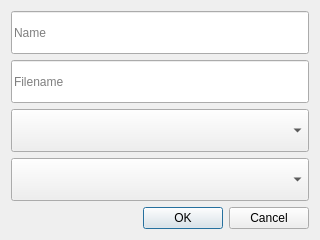
<?xml version="1.0" encoding="UTF-8"?>
<ui version="4.0">
 <class>AddDictionaryDialog</class>
 <widget class="QDialog" name="AddDictionaryDialog">
  <property name="geometry">
   <rect>
    <x>0</x>
    <y>0</y>
    <width>320</width>
    <height>240</height>
   </rect>
  </property>
  <property name="windowTitle">
      <string>New Dictionary</string>
  </property>
     <layout class="QVBoxLayout" name="verticalLayout">
         <item>
             <widget class="QLineEdit" name="nameLineEdit">
                 <property name="sizePolicy">
                     <sizepolicy hsizetype="Expanding" vsizetype="Expanding">
                         <horstretch>0</horstretch>
                         <verstretch>0</verstretch>
                     </sizepolicy>
                 </property>
                 <property name="placeholderText">
                     <string>Name</string>
                 </property>
             </widget>
         </item>
         <item>
             <widget class="QLineEdit" name="filenameLineEdit">
                 <property name="sizePolicy">
                     <sizepolicy hsizetype="Expanding" vsizetype="Expanding">
                         <horstretch>0</horstretch>
                         <verstretch>0</verstretch>
                     </sizepolicy>
                 </property>
                 <property name="placeholderText">
                     <string>Filename</string>
                 </property>
             </widget>
         </item>
         <item>
             <widget class="QComboBox" name="formatComboBox">
                 <property name="sizePolicy">
                     <sizepolicy hsizetype="Preferred" vsizetype="Expanding">
                         <horstretch>0</horstretch>
                         <verstretch>0</verstretch>
                     </sizepolicy>
                 </property>
                 <property name="currentIndex">
                     <number>-1</number>
                 </property>
                 <property name="maxVisibleItems">
                     <number>10</number>
                 </property>
                 <property name="insertPolicy">
                     <enum>QComboBox::InsertAfterCurrent</enum>
                 </property>
                 <property name="placeholderText">
                     <string>Format</string>
                 </property>
             </widget>
         </item>
         <item>
             <widget class="QComboBox" name="groupComboBox">
                 <property name="sizePolicy">
                     <sizepolicy hsizetype="Preferred" vsizetype="Expanding">
                         <horstretch>0</horstretch>
                         <verstretch>0</verstretch>
                     </sizepolicy>
                 </property>
                 <property name="placeholderText">
                     <string>Group</string>
                 </property>
             </widget>
         </item>
         <item>
             <widget class="QDialogButtonBox" name="buttonBox">
                 <property name="orientation">
                     <enum>Qt::Horizontal</enum>
                 </property>
                 <property name="standardButtons">
                     <set>QDialogButtonBox::Cancel|QDialogButtonBox::Ok</set>
                 </property>
             </widget>
         </item>
     </layout>
 </widget>
 <resources/>
 <connections>
  <connection>
   <sender>buttonBox</sender>
   <signal>accepted()</signal>
   <receiver>AddDictionaryDialog</receiver>
   <slot>accept()</slot>
   <hints>
    <hint type="sourcelabel">
     <x>248</x>
     <y>254</y>
    </hint>
    <hint type="destinationlabel">
     <x>157</x>
     <y>274</y>
    </hint>
   </hints>
  </connection>
  <connection>
   <sender>buttonBox</sender>
   <signal>rejected()</signal>
   <receiver>AddDictionaryDialog</receiver>
   <slot>reject()</slot>
   <hints>
    <hint type="sourcelabel">
     <x>316</x>
     <y>260</y>
    </hint>
    <hint type="destinationlabel">
     <x>286</x>
     <y>274</y>
    </hint>
   </hints>
  </connection>
 </connections>
</ui>
